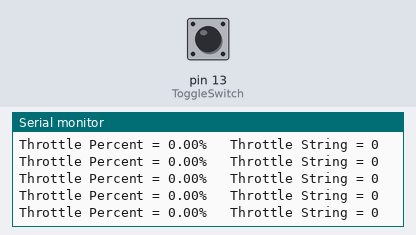
The sketch below on a simulated Arduino Uno, built with avr-gcc and run on an emulated ATmega328P. Shown: the last lines printed to the serial monitor. The test bench sets the inputs (shaded band); at power-on: pin 13 (ToggleSwitch) LOW.

Above: at 1.2 s.
1.3 s: pin 13 (ToggleSwitch) pulled HIGH for 0.15 s
At 1.8 s:
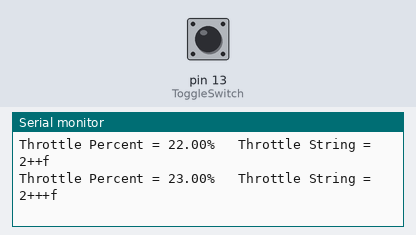
2.9 s: pin 13 (ToggleSwitch) pulled HIGH for 1 s
At 3.8 s:
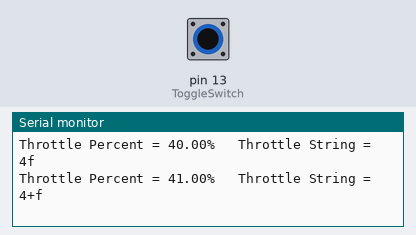
6.9 s: pin 13 (ToggleSwitch) pulled HIGH for 0.15 s
10.0 s: pin 13 (ToggleSwitch) pulled HIGH for 3.2 s
At 10.5 s:
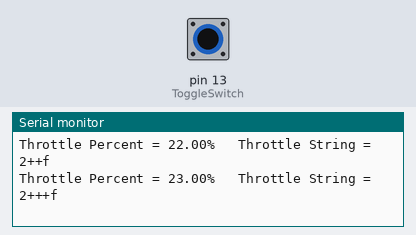
Timing chart, 0 to 13.7 s (numbered marks = the images above; inputs shaded):
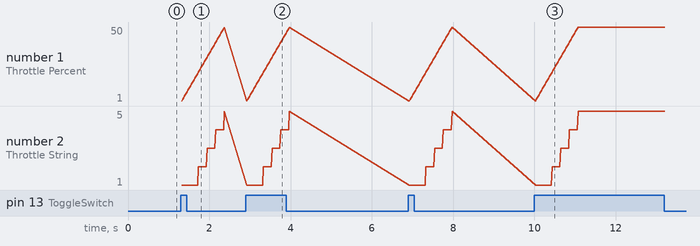

The sketch:

20190219DynoTestRampRev5.ino
```cpp
// 24-Jan-2019 - Programme reads potentiometer signal and converts to string to be sent to Plettenberg.
// Developer: Stephen Murphy
// Status: Working. Does not consider steering or two motors.

int TensCharacter; // Number 1 to 10 at the start of the throttle string

//Variables used to calculate the "TensCharacter"
int FirstTensVariable;
int SecondTensVariable;
int ThirdTensVariable;
int FourthTensVariable;
int FifthTensVariable;

//Variables used to calculate the "DecimalCharacters"
float DecimalValue;
float FirstDecimalVariable;
int SecondDecimalVariable;
float ThirdDecimalVariable;
float ThirdTensVariableDuplicate;
int FourthDecimalVariable;
int FourthDecimalVariableDuplicate;

String OnesCharacters = ""; //String storing the "+" characters for the ones multiplier
String DecimalCharacters = ""; //String storing the "g" characters for the decimal multiplier
String LessThanTenCharacters = ""; //String storing the "-" characters for the ones multiplier when <10%
String LessThanTenDecimalCharacters = ""; //String storing the "l" (as in L for lion) characters for the decimal multiplier when <10%
String FullThrottleString = "m"; //String to store "m" for full throttle, as per the controller manual
String ThrottleString = ""; //String that stores the final concated string to be sent to the motor

float ThrottleInput;  // Variable to store raw input from Potentiometer.
float ThrottlePercent = 0.00;  //Variable to store throttle %.

int ToggleSwitch = 13;
int ToggleSwitchValue =0;

//////////////////////////////////////////////////////////////////////////////////
void setup()
{
  pinMode(ToggleSwitch, INPUT);
  Serial.begin(115200); //Serial communication speed
}

//////////////////////////////////////////////////////////////////////////////////
void loop()
{
  ToggleSwitchValue = digitalRead(ToggleSwitch);

//Convert the throttle input to a range 0-100.
//ThrottleInput = analogRead(A0); //Value from potentiometer placed into "ThrottleInput".
//ThrottlePercent = ((ThrottleInput / 1023.00) * 100.00); //Throttle value converted to %.

/*
while (ThrottlePercent < 100.00) //While throttle is less than 100%
  {
  ThrottlePercent+= 1.00; //Increase the throttle by 1
  delay(200); //from 0 ro 100% in 2 seconds. i.e. increase by 1% every 20ms
  }
*/

if (ThrottlePercent == 0 && ToggleSwitchValue == 1)
{
  for(ThrottlePercent = 0 ; ThrottlePercent < 50; ThrottlePercent +=1) //Ramp input from 0 to 50% in 2 seconds
  {
    FirstTensVariable = ThrottlePercent; //Store the 0-100 value read from the potentiometer e.g. 58.67%
TensCharacter = (FirstTensVariable/10); //Stroe the tens multiplier e.g. 5

SecondTensVariable = (TensCharacter*10); //Store the previous value times ten e.g. 50
ThirdTensVariable = (FirstTensVariable - SecondTensVariable); //store the remaining units e.g 58-50 = 8

ThirdTensVariableDuplicate = ThirdTensVariable; // Store the same value in a second variable for seperate calculations simultaneously.

//DecimalValue:
FirstDecimalVariable = ThrottlePercent; //Store the 0-100 value read from the potentiometer e.g. 58.67%
SecondDecimalVariable = ThrottlePercent; //Store the throttle value in an INT data type e.g. 58
ThirdDecimalVariable = (ThrottlePercent - SecondDecimalVariable); //Store just the decimal value e.g. 58.67 - 58 = .67
FourthDecimalVariable = (ThirdDecimalVariable * 10); //Store the decimal multiplier e.g. .67 * 10 = 6
FourthDecimalVariableDuplicate = FourthDecimalVariable; // Store the same value in a second variable for seperate calculations simultaneously.

 OnesCharacters = ""; //Clear the string
  while (ThirdTensVariable >= 1) //While the units value is >= 1
  {
  ThirdTensVariable-= 1; //Decrease the units value by 1
  OnesCharacters+="+"; //Increase the OnesCharacters string by "+"

  }

 DecimalCharacters = ""; //Clear the string
  while (FourthDecimalVariable >= 1) //While the decimal units value is >= 1
  {
  FourthDecimalVariable-= 1; //Decrease the units value by 1
  DecimalCharacters+="g"; //Increase the DecimalCharacters string by "+"
  }

 LessThanTenCharacters = ""; //Clear the string
  while (ThirdTensVariableDuplicate < 10) //While the units value is >= 1
  {
  ThirdTensVariableDuplicate+= 1; //increase the units value by 1
  LessThanTenCharacters+="-"; //Increase the DecimalCharacters string by "+"
  }

 LessThanTenDecimalCharacters = ""; //Clear the string
  while (FourthDecimalVariableDuplicate < 10) //While the units value is >= 1
  {
  FourthDecimalVariableDuplicate+= 1; //increase the units value by 1
  LessThanTenDecimalCharacters+="l"; //Increase the DecimalCharacters string by "l" (small letter L)
  }

if (ThrottlePercent == 100.00)
  ThrottleString = (FullThrottleString + "f"); //"mf" will be sent, i.e. forward at 100%
  else if (ThrottlePercent == 0.00)
  ThrottleString = ("0"); //0% = 0
  else if (ThrottlePercent < 10.00 && ThrottlePercent > 0.00)
  ThrottleString = (1 + LessThanTenCharacters  + "f"); //e.g. 3.42% = "1-------llllllf"
  else{
  ThrottleString = (TensCharacter + OnesCharacters + DecimalCharacters + "f"); //e.g. 23.42% = "2+++ggggf"
  }

//Print the following values:
Serial.print("Throttle Percent = ");
Serial.print(ThrottlePercent);
Serial.print("%   ");
Serial.print("Throttle String = ");
Serial.println(ThrottleString);
    delay(20);
  }
}

if (ThrottlePercent != 0 && ToggleSwitchValue == 0) //if motor is running and switch is off
{
  ThrottleString = "0";
  ThrottlePercent = 0.00;
}
else
{
FirstTensVariable = ThrottlePercent; //Store the 0-100 value read from the potentiometer e.g. 58.67%
TensCharacter = (FirstTensVariable/10); //Stroe the tens multiplier e.g. 5

SecondTensVariable = (TensCharacter*10); //Store the previous value times ten e.g. 50
ThirdTensVariable = (FirstTensVariable - SecondTensVariable); //store the remaining units e.g 58-50 = 8

ThirdTensVariableDuplicate = ThirdTensVariable; // Store the same value in a second variable for seperate calculations simultaneously.

//DecimalValue:
FirstDecimalVariable = ThrottlePercent; //Store the 0-100 value read from the potentiometer e.g. 58.67%
SecondDecimalVariable = ThrottlePercent; //Store the throttle value in an INT data type e.g. 58
ThirdDecimalVariable = (ThrottlePercent - SecondDecimalVariable); //Store just the decimal value e.g. 58.67 - 58 = .67
FourthDecimalVariable = (ThirdDecimalVariable * 10); //Store the decimal multiplier e.g. .67 * 10 = 6
FourthDecimalVariableDuplicate = FourthDecimalVariable; // Store the same value in a second variable for seperate calculations simultaneously.

 OnesCharacters = ""; //Clear the string
  while (ThirdTensVariable >= 1) //While the units value is >= 1
  {
  ThirdTensVariable-= 1; //Decrease the units value by 1
  OnesCharacters+="+"; //Increase the OnesCharacters string by "+"

  }

 DecimalCharacters = ""; //Clear the string
  while (FourthDecimalVariable >= 1) //While the decimal units value is >= 1
  {
  FourthDecimalVariable-= 1; //Decrease the units value by 1
  DecimalCharacters+="g"; //Increase the DecimalCharacters string by "+"
  }

 LessThanTenCharacters = ""; //Clear the string
  while (ThirdTensVariableDuplicate < 10) //While the units value is >= 1
  {
  ThirdTensVariableDuplicate+= 1; //increase the units value by 1
  LessThanTenCharacters+="-"; //Increase the DecimalCharacters string by "+"
  }

 LessThanTenDecimalCharacters = ""; //Clear the string
  while (FourthDecimalVariableDuplicate < 10) //While the units value is >= 1
  {
  FourthDecimalVariableDuplicate+= 1; //increase the units value by 1
  LessThanTenDecimalCharacters+="l"; //Increase the DecimalCharacters string by "+"
  }

if (ThrottlePercent == 100.00)
  ThrottleString = (FullThrottleString + "f"); //"mf" will be sent, i.e. forward at 100%
  else if (ThrottlePercent == 0.00)
  ThrottleString = ("0"); //0% = 0
  else if (ThrottlePercent < 10.00 && ThrottlePercent > 0.00)
  ThrottleString = (1 + LessThanTenCharacters + "f"); //e.g. 3.42% = "1-------llllllf"
  else{
  ThrottleString = (TensCharacter + OnesCharacters + DecimalCharacters + "f"); //e.g. 23.42% = "2+++ggggf"
  }
}
//Print the following values:
Serial.print("Throttle Percent = ");
Serial.print(ThrottlePercent);
Serial.print("%   ");
Serial.print("Throttle String = ");
Serial.println(ThrottleString);


//delay(100); // Delay for stability

}
```

Measured:
- after the input at 1.3 s, the serial monitor: prints a new line at once (image 1)
- after the input at 10.0 s, the serial monitor: prints a new line at once (image 3)
